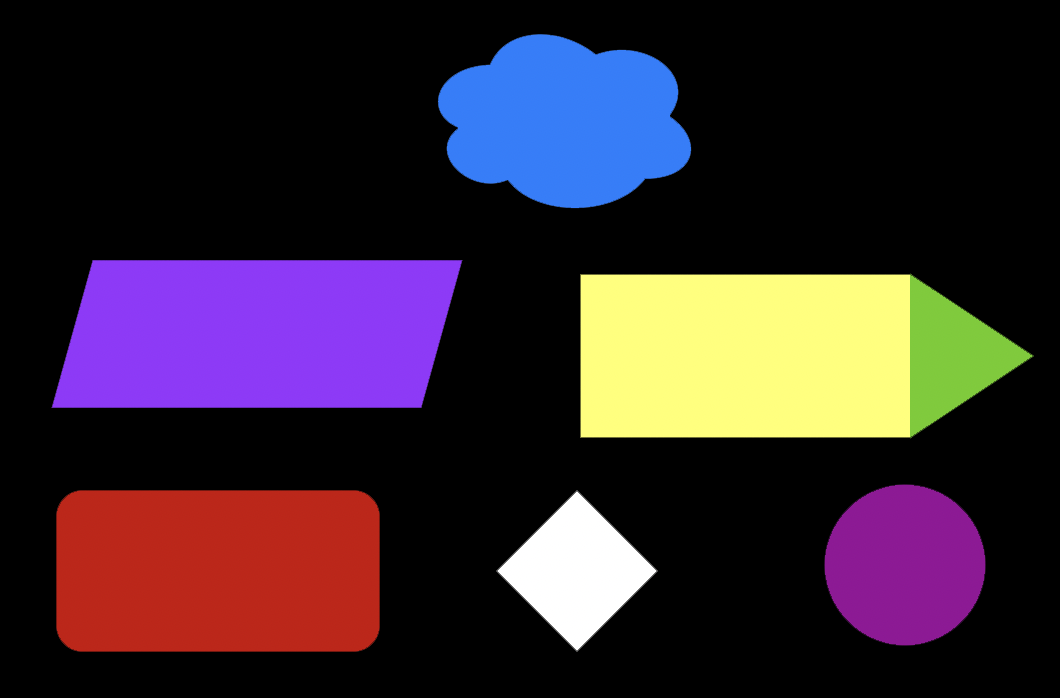
#> input picture test-images/simple-shapes.png, 1060 x 698 px
$ python sobel.py
#> lines starting #> are read from the running program, lines starting #| are printed output that depends on the picture; after the words box and inside, x2 and y2 are one past the last pixel; in counts of white or black regions, pixels touching at a corner belong together
import tkinter as tk
import tkinter.filedialog as fd
import cv2
import numpy as np
from scipy.signal import convolve2d
import time

def convolve(image, kernel):
    convolved_matrix = convolve2d(image, kernel, mode='same', boundary='symm')
    return np.array(convolved_matrix, dtype=np.float64)

def sobel_algorithm(img):
    # Apply Sobel Gx kernel
    x_gradient_matrix = convolve(img, gx_kernel)
    # Apply Sobel Gy kernel
    y_gradient_matrix = convolve(img, gy_kernel)
    # Combine the gradient matrices to get the gradient magnitude
    gradient_magnitude = np.sqrt(x_gradient_matrix**2 + y_gradient_matrix**2)
    return gradient_magnitude / np.max(gradient_magnitude) * 255

def on_tr_trackbar(val):
    global gradient_image, threshold_tracker, img
    threshold_tracker = int(cv2.getTrackbarPos('Threshold', 'Trackbars'))

    start_time = time.time()
    gradient_magnitude = sobel_algorithm(img)
    gradient_image = np.zeros(gradient_magnitude.shape, dtype=np.uint8)
    gradient_image[gradient_magnitude > threshold_tracker] = 255
    print(time.time() - start_time)

    gradient_image = cv2.putText(gradient_image, f'T: {threshold_tracker}', (10, 20), cv2.FONT_HERSHEY_SIMPLEX, 0.5, (0, 0, 0), 1)
    gradient_image = cv2.putText(gradient_image, f'T: {threshold_tracker}', (10, 20), cv2.FONT_HERSHEY_SIMPLEX, 0.5, (255, 255, 255), 1)

    # Show results
    cv2.imshow('Gray Scale', img)
    cv2.imshow('Sobel Operator', gradient_image)

IMAGE_FILE = '../../test-images/simple-shapes.png'
IMAGE_NAME = IMAGE_FILE.split('/')[-1]
img = cv2.imread(IMAGE_FILE, 0)
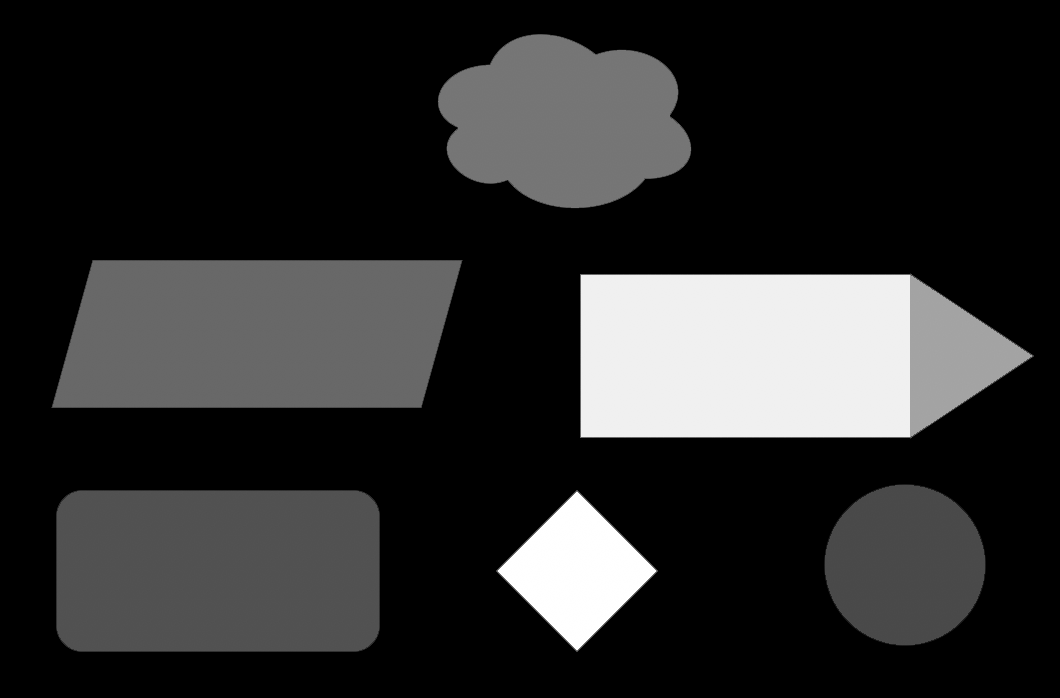
#> img: shape (698, 1060); min 0, max 255, mean 44.5

threshold_tracker = 0

gradient_image = None

gx_kernel = np.array([[1, 0, -1],
                      [2, 0, -2],
                      [1, 0, -1]])

gy_kernel = np.array([[1, 2, 1],
                      [0, 0, 0],
                      [-1, -2, -1]])

#Creating trackbar window
cv2.namedWindow('Trackbars')
cv2.resizeWindow('Trackbars', 640, 240)
cv2.createTrackbar("Threshold", "Trackbars", 0, 255, on_tr_trackbar)

on_tr_trackbar(50)
#> in convolve, `convolved_matrix = convolve2d(image, kernel, mode='same', boundary='sy..`:
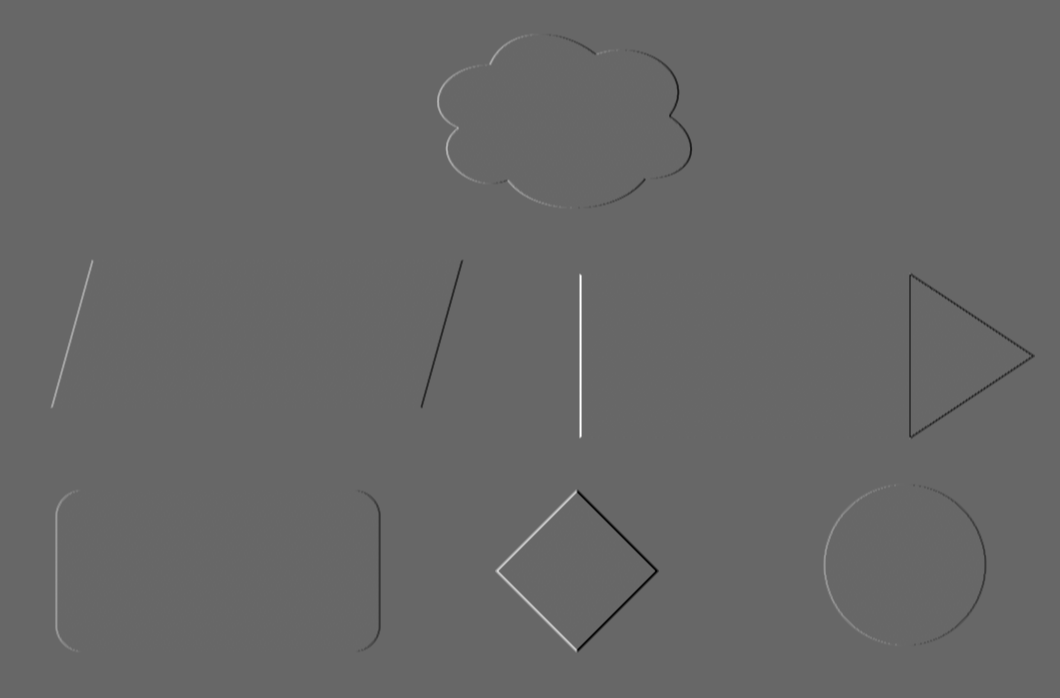
#> convolved_matrix: shape (698, 1060) int64; min -659, max 960, mean 0; drawn with min black and max white
#> in convolve (call 2), `convolved_matrix = convolve2d(image, kernel, mode='same', boundary='sy..`:
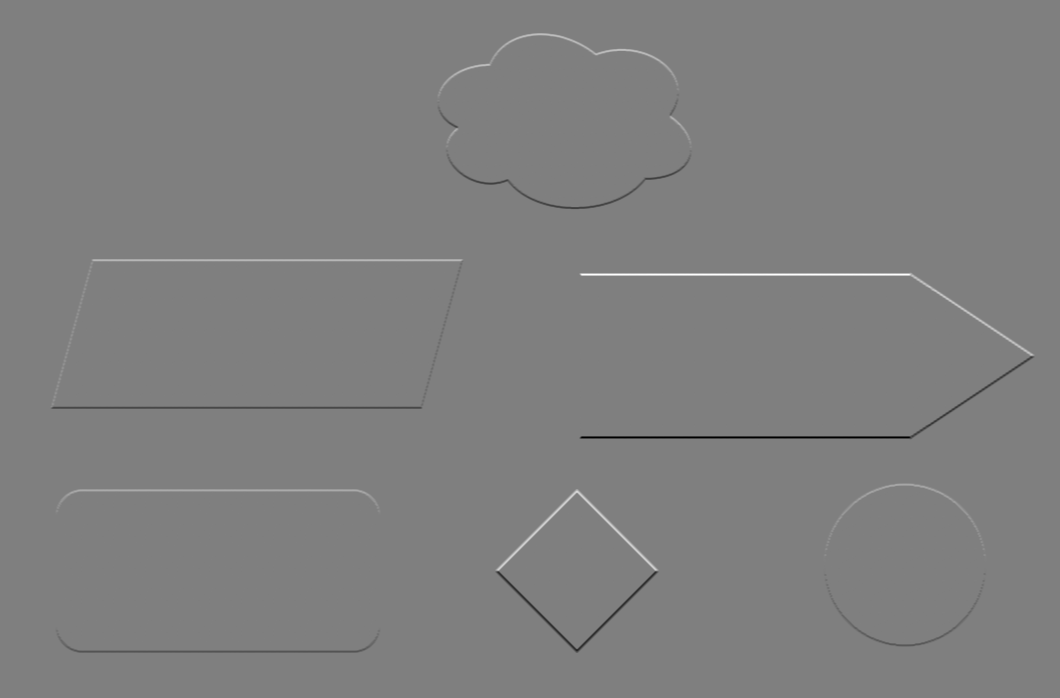
#> convolved_matrix: shape (698, 1060) int64; min -960, max 960, mean 0; drawn with min black and max white
#> in sobel_algorithm, `gradient_magnitude = np.sqrt(x_gradient_matrix**2 + y_gradient_matrix*..`:
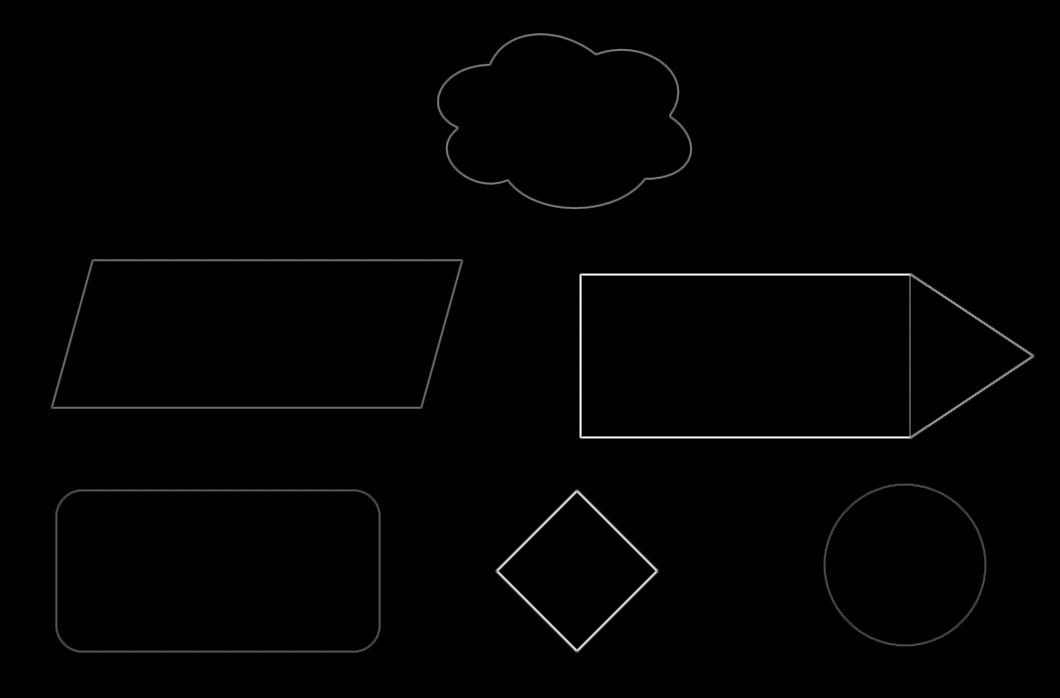
#> gradient_magnitude: shape (698, 1060) float64; min 0, max 960, mean 7.8; drawn with min black and max white
#> in on_tr_trackbar, `cv2.imshow('Sobel Operator', gradient_image)`:
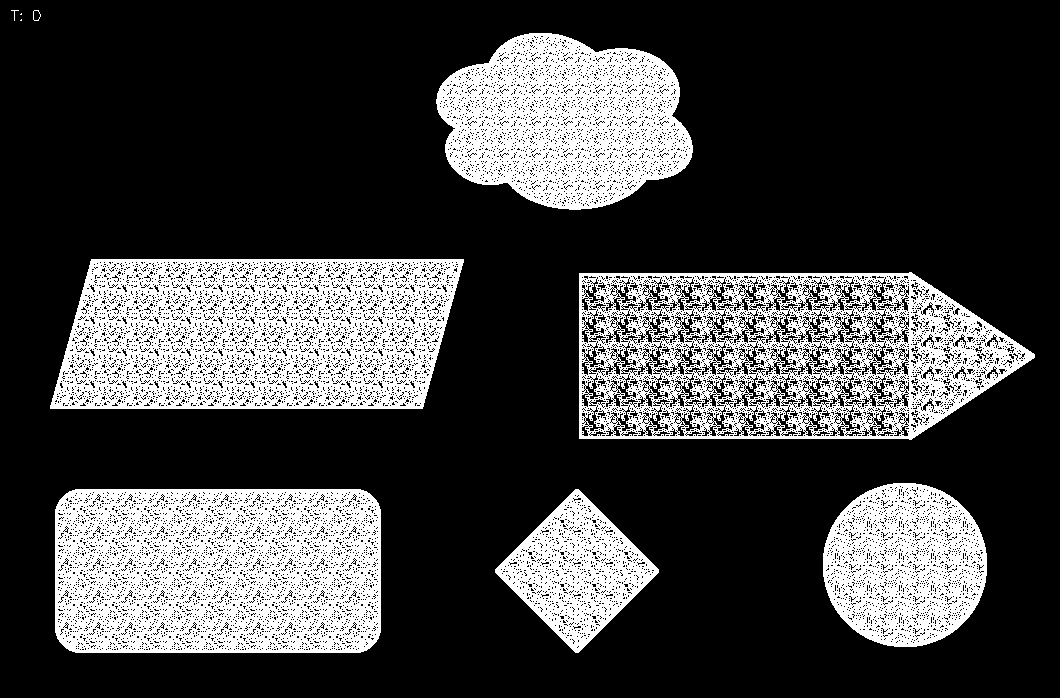
#> window 'Sobel Operator': shape (698, 1060); 26.6% white; 10 white regions (3 under 20 px), largest, box (x1, y1, x2, y2) and area: (50, 259, 464, 409) 46701, (55, 489, 381, 653) 45827, (579, 272, 1035, 440) 42179

cv2.waitKey(0)
cv2.destroyAllWindows()

gradient_image = cv2.putText(gradient_image, f'T: {threshold_tracker}', (10, 20), cv2.FONT_HERSHEY_SIMPLEX, 0.5, (0, 0, 0), 1)
cv2.imwrite('results/' + IMAGE_NAME, gradient_image)
